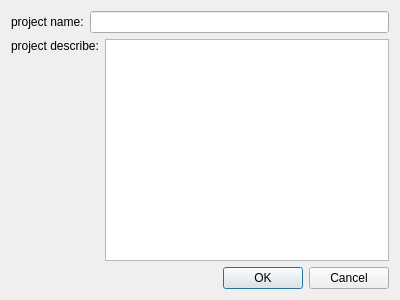
<?xml version="1.0" encoding="UTF-8"?>
<ui version="4.0">
 <class>SAProjectInfomationSetDialog</class>
 <widget class="QDialog" name="SAProjectInfomationSetDialog">
  <property name="geometry">
   <rect>
    <x>0</x>
    <y>0</y>
    <width>400</width>
    <height>300</height>
   </rect>
  </property>
  <property name="windowTitle">
   <string>project infomation set dialog</string>
  </property>
  <property name="windowIcon">
   <iconset resource="../icons.qrc">
    <normaloff>:/icons/icons/project.png</normaloff>:/icons/icons/project.png</iconset>
  </property>
  <property name="toolTip">
   <string>set project information</string>
  </property>
  <layout class="QVBoxLayout" name="verticalLayout_2">
   <item>
    <layout class="QHBoxLayout" name="horizontalLayout">
     <item>
      <widget class="QLabel" name="label">
       <property name="text">
        <string>project name:</string>
       </property>
      </widget>
     </item>
     <item>
      <widget class="QLineEdit" name="lineEditProjectName"/>
     </item>
    </layout>
   </item>
   <item>
    <layout class="QHBoxLayout" name="horizontalLayout_2">
     <item>
      <layout class="QVBoxLayout" name="verticalLayout">
       <item>
        <widget class="QLabel" name="label_2">
         <property name="text">
          <string>project describe:</string>
         </property>
        </widget>
       </item>
       <item>
        <spacer name="verticalSpacer">
         <property name="orientation">
          <enum>Qt::Vertical</enum>
         </property>
         <property name="sizeHint" stdset="0">
          <size>
           <width>20</width>
           <height>40</height>
          </size>
         </property>
        </spacer>
       </item>
      </layout>
     </item>
     <item>
      <widget class="QTextEdit" name="textEditProjectDescribe"/>
     </item>
    </layout>
   </item>
   <item>
    <widget class="QDialogButtonBox" name="buttonBox">
     <property name="standardButtons">
      <set>QDialogButtonBox::Cancel|QDialogButtonBox::Ok</set>
     </property>
    </widget>
   </item>
  </layout>
 </widget>
 <resources>
  <include location="../icons.qrc"/>
 </resources>
 <connections/>
</ui>
